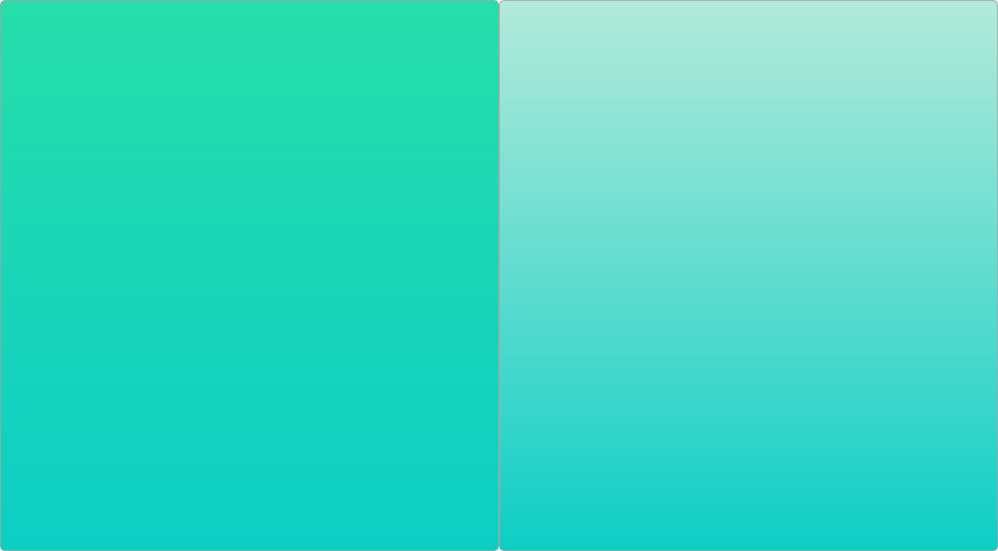
                  <widget class="QWidget" name="scrollAreaWidgetContents">
                   <property name="geometry">
                    <rect>
                     <x>0</x>
                     <y>0</y>
                     <width>998</width>
                     <height>551</height>
                    </rect>
                   </property>
                   <layout class="QHBoxLayout" name="horizontalLayout_24">
                    <property name="spacing">
                     <number>0</number>
                    </property>
                    <property name="leftMargin">
                     <number>0</number>
                    </property>
                    <property name="topMargin">
                     <number>0</number>
                    </property>
                    <property name="rightMargin">
                     <number>0</number>
                    </property>
                    <property name="bottomMargin">
                     <number>0</number>
                    </property>
                    <item>
                     <widget class="QWidget" name="widget" native="true">
                      <layout class="QHBoxLayout" name="horizontalLayout_27">
                       <property name="spacing">
                        <number>0</number>
                       </property>
                       <property name="leftMargin">
                        <number>0</number>
                       </property>
                       <property name="topMargin">
                        <number>0</number>
                       </property>
                       <property name="rightMargin">
                        <number>0</number>
                       </property>
                       <property name="bottomMargin">
                        <number>0</number>
                       </property>
                       <item>
                        <widget class="QLabel" name="imageLabel">
                         <property name="styleSheet">
                          <string notr="true">QLabel {
    background-color: qlineargradient(x1:0, y1:0, x2:0, y2:1, stop: 0 rgb(38, 222, 170,1), stop: 1 rgba(13, 206, 197, 255));
    border: 1px solid rgba(128, 128, 128, 128);
    border-radius: 5px;
    box-shadow: 0 0 5px rgba(0, 0, 0, 50);
    color: rgba(255, 255, 255, 255);
    font: 10pt &quot;Roboto&quot;;
}

QLabel::hover {
    background-color: qlineargradient(x1:0, y1:0, x2:0, y2:1, stop: 0 rgba(3, 85, 160, 200), stop: 1 rgba(13, 206, 197, 200));
}

QLabel::indicator {
    width: 16px;
    height: 16px;
    image: url(:/icons/your_icon.png);
    opacity: 0.5;
    position: absolute;
    left: 50%;
    top: 50%;
    margin-left: -8px;
    margin-top: -8px;
}
</string>
                         </property>
                         <property name="text">
                          <string/>
                         </property>
                        </widget>
                       </item>
                       <item>
                        <widget class="QLabel" name="imageLabel_2">
                         <property name="styleSheet">
                          <string notr="true">QLabel {
    background-color: qlineargradient(x1:0, y1:0, x2:0, y2:1, stop: 0 rgb(38, 222, 170,0.3), stop: 1 rgba(13, 206, 197, 255));
    border: 1px solid rgba(128, 128, 128, 128);
    border-radius: 5px;
    box-shadow: 0 0 5px rgba(0, 0, 0, 50);
    color: rgba(255, 255, 255, 255);
    font: 10pt &quot;Roboto&quot;;
}

QLabel::hover {
    background-color: qlineargradient(x1: 0, y1: 0, x2: 0, y2: 1, stop: 0 rgba(255, 0, 0, 255), stop: 1.0 rgba(13, 206, 197, 255));
}

QLabel::indicator {
    width: 16px;
    height: 16px;
    image: url(:/icons/your_icon.png);
    opacity: 0.5;
    position: absolute;
    left: 50%;
    top: 50%;
    margin-left: -8px;
    margin-top: -8px;
}
</string>
                         </property>
                         <property name="text">
                          <string/>
                         </property>
                        </widget>
                       </item>
                      </layout>
                     </widget>
                    </item>
                   </layout>
                  </widget>
